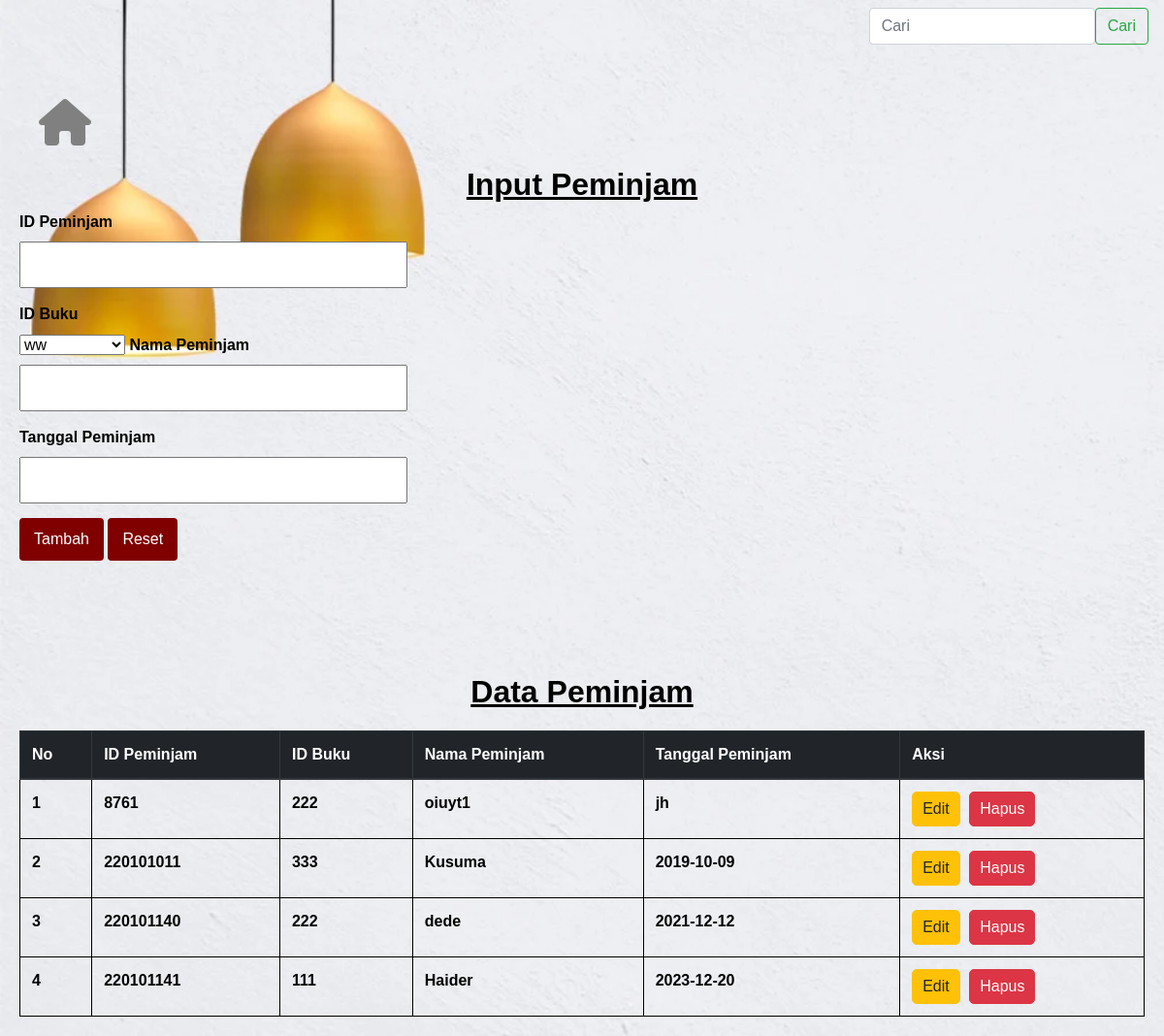
/peminjam.php, run on the app's committed database.
### tables this page shows
CREATE TABLE `peminjaman` (
  `id_peminjam` int(11) NOT NULL,
  `id_buku` int(11) NOT NULL,
  `nama_peminjam` varchar(50) NOT NULL,
  `tanggal_peminjaman` varchar(50) NOT NULL
);

### peminjam.php (the view, shortened to what this page needs)
<?php
require_once 'koneksi.php';
?>
<!DOCTYPE html>
<html lang="en">
<head>
    <link rel="stylesheet" href="https://cdnjs.cloudflare.com/ajax/libs/font-awesome/6.4.2/css/all.min.css">
    <link rel="stylesheet" href="https://maxcdn.bootstrapcdn.com/bootstrap/4.0.0/css/bootstrap.min.css">
    <link rel="stylesheet" type="text/css" href="Style.css">
</head>
<body>
    <nav class="navbar" style="background-color: transparent;">
        <form class="d-flex" role="search" method="GET" action="pencarian.php">
            <input class="form-control me-2" type="search" name="query" placeholder="Cari" aria-label="Cari">
            <button class="btn btn-outline-success" type="submit">Cari</button>
        </form>
    </nav>
    <br><br><a href="index.php" style="color: #808080; margin-left: 40px; margin-bottom: 40px;">
        <i class="fa-solid fa-house fa-3x"></i>
    </a>
    <div class="content">
        <h2><u>Input Peminjam</u></h2>
        <form action="peminjam_save.php" method="POST">
            <label for="">ID Peminjam</label><br>
            <input type="number" name="id_peminjam" required>
            <label for="">ID Buku</label><br>
            <select name="id_buku" required>
                <?php
                $bukuQuery = $con->query("SELECT * FROM buku");
                while ($bukuRow = $bukuQuery->fetch()) {
                    echo "<option value='" . $bukuRow['id_buku'] . "'>" . $bukuRow['judul_buku'] . "</option>";
                }
                ?>
            </select>
            <label for="">Nama Peminjam</label><br>
            <input type="text" name="nama_peminjam" required>
            <label for="">Tanggal Peminjam</label>
            <input type="text" name="tanggal_peminjaman" required>
            <input type="submit" name="submit_insert" value="Tambah" class="btn btn-primary">
            <input type="reset" name="reset_insert" value="Reset" class="btn btn-secondary">
            <br><br><br><br><br>
        </form>
    </div>
    <div class="content">
        <h2><u>Data Peminjam</u></h2>
        <table class="table">
            <thead class="thead-dark">
                <tr>
                    <th scope="col">No</th>
                    <th scope="col">ID Peminjam</th>
                    <th scope="col">ID Buku</th>
                    <th scope="col">Nama Peminjam</th>
                    <th scope="col">Tanggal Peminjam</th>
                    <th scope="col">Aksi</th>
                </tr>
            </thead>
            <tbody>
                <?php
                $sql = $con->query("SELECT * FROM peminjaman");
                $no = 1;
                while ($row = $sql->fetch()) {
                    ?>
                    <tr>
                        <th scope='row'>
                            <?php echo $no; ?>
                        </th>
                        <td>
                            <?php echo $row['id_peminjam'] ?>
                        </td>
                        <td>
                            <?php echo $row['id_buku'] ?>
                        </td>
                        <td>
                            <?php echo $row['nama_peminjam'] ?>
                        </td>
                        <td>
                            <?php echo $row['tanggal_peminjaman'] ?>
                        </td>
                        <td>
                            <a href="peminjam_edit.php?id_peminjam=<?php echo $row['id_peminjam']; ?>"
                                onclick="return confirm ('Apakah anda ingin mengedit data ini')"
                                class='btn btn-warning'>Edit</a>
                            <a href="peminjam_delete.php?id_peminjam=<?php echo $row['id_peminjam']; ?>"
                                onclick="return confirm ('Anda yakin ingin menghapus data ini')"
                                class="btn btn-danger">Hapus</a>
                        </td>
                    </tr>
                    <?php
                    $no++;
                }
                ?>
            </tbody>
        </table>
    </div>
</body>
</html>

### Style.css (style rules this page uses)
body { font-family: 'Arial', sans-serif; margin: 0; padding: 0; }
h1, h2 { color: #000000; text-align: center; font-weight: bold; }
nav { background-color: #000000; }
.content { margin: 20px; }
table { width: 100%; border-collapse: collapse; margin-top: 20px; }
table, th, td { border: 1px solid #000000; }
th, td { padding: 12px; text-align: left; color: #000000; font-weight: bold; }
thead { color: #000000; }
form { max-width: 400px; color: #000000; font-weight: bold; }
label { margin-bottom: 8px; font-weight: bold; }
input[type="text"], input[type="number"] { width: 100%; padding: 10px; margin-bottom: 15px; box-sizing: border-box; }
input[type="submit"], input[type="reset"] { background-color: #800000; color: #fff; padding: 10px 15px; border: none; cursor: pointer; }
tbody { color: #ffffff; }
td { padding: 12px; text-align: left; }
td:last-child a { display: inline-block; margin-right: 5px; padding: 5px 10px; text-decoration: none; border-radius: 5px; }

### peminjam.php (style rules this page uses)
body { background-image: url('peminjaman.jpg'); background-size: cover; }

### data on the page
peminjaman: id_peminjam "8761", id_buku "222", nama_peminjam "oiuyt1", tanggal_peminjaman "jh"
peminjaman: id_peminjam "220101011", id_buku "333", nama_peminjam "Kusuma", tanggal_peminjaman "2019-10-09"
peminjaman: id_peminjam "220101140", id_buku "222", nama_peminjam "dede", tanggal_peminjaman "2021-12-12"
peminjaman: id_peminjam "220101141", id_buku "111", nama_peminjam "Haider", tanggal_peminjaman "2023-12-20"

### other printed values
form field id_buku "ww"
